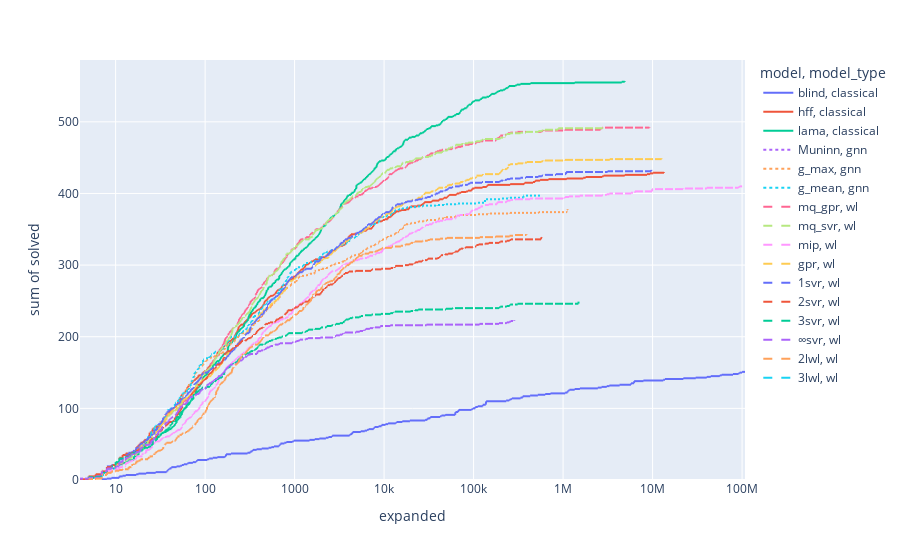

Here is the notebook cell this chart was saved with:
### Markdown cell above
### Cumulative expanded

### Code cell
exp_df = WHOLE_DF.copy()
exp_df["expanded"] = exp_df["expanded"] * exp_df["solved"]
fig = px.ecdf(
    exp_df,
    x="expanded",
    y="solved",
    color="model",
    line_dash="model_type",
    ecdfnorm=None,
    log_x=True,
)
fig.show()
fig.write_html("px/cumulative_expanded.html")

### Figure 1 — Plotly figure (JSON) as saved in the notebook; plotly's stock layout.template omitted (floating-point values rounded to 4 significant figures; data arrays with more than 128 entries replaced by an {"elided": "..."} marker saying what was removed)
{"data": [{"hovertemplate": "model=blind<br>model_type=classical<br>expanded=%{x}<br>sum of solved=%{y}<extra></extra>", "legendgroup": "blind, classical", "line": {"dash": "solid", "shape": "hv"}, "marker": {"color": "#636efa", "symbol": "circle"}, "mode": "lines", "name": "blind, classical", "showlegend": true, "type": "scattergl", "x": {"elided": "900 int values"}, "xaxis": "x", "y": {"elided": "900 int values"}, "yaxis": "y"}, {"hovertemplate": "model=hff<br>model_type=classical<br>expanded=%{x}<br>sum of solved=%{y}<extra></extra>", "legendgroup": "hff, classical", "line": {"dash": "solid", "shape": "hv"}, "marker": {"color": "#EF553B", "symbol": "circle"}, "mode": "lines", "name": "hff, classical", "showlegend": true, "type": "scattergl", "x": {"elided": "900 int values"}, "xaxis": "x", "y": {"elided": "900 int values"}, "yaxis": "y"}, {"hovertemplate": "model=lama<br>model_type=classical<br>expanded=%{x}<br>sum of solved=%{y}<extra></extra>", "legendgroup": "lama, classical", "line": {"dash": "solid", "shape": "hv"}, "marker": {"color": "#00cc96", "symbol": "circle"}, "mode": "lines", "name": "lama, classical", "showlegend": true, "type": "scattergl", "x": {"elided": "900 int values"}, "xaxis": "x", "y": {"elided": "900 int values"}, "yaxis": "y"}, {"hovertemplate": "model=Muninn<br>model_type=gnn<br>expanded=%{x}<br>sum of solved=%{y}<extra></extra>", "legendgroup": "Muninn, gnn", "line": {"dash": "dot", "shape": "hv"}, "marker": {"color": "#ab63fa", "symbol": "circle"}, "mode": "lines", "name": "Muninn, gnn", "showlegend": true, "type": "scattergl", "x": {"elided": "900 int values"}, "xaxis": "x", "y": {"elided": "900 int values"}, "yaxis": "y"}, {"hovertemplate": "model=g_max<br>model_type=gnn<br>expanded=%{x}<br>sum of solved=%{y}<extra></extra>", "legendgroup": "g_max, gnn", "line": {"dash": "dot", "shape": "hv"}, "marker": {"color": "#FFA15A", "symbol": "circle"}, "mode": "lines", "name": "g_max, gnn", "showlegend": true, "type": "scattergl", "x": {"elided": "900 int values"}, "xaxis": "x", "y": {"elided": "900 int values"}, "yaxis": "y"}, {"hovertemplate": "model=g_mean<br>model_type=gnn<br>expanded=%{x}<br>sum of solved=%{y}<extra></extra>", "legendgroup": "g_mean, gnn", "line": {"dash": "dot", "shape": "hv"}, "marker": {"color": "#19d3f3", "symbol": "circle"}, "mode": "lines", "name": "g_mean, gnn", "showlegend": true, "type": "scattergl", "x": {"elided": "900 int values"}, "xaxis": "x", "y": {"elided": "900 int values"}, "yaxis": "y"}, {"hovertemplate": "model=mq_gpr<br>model_type=wl<br>expanded=%{x}<br>sum of solved=%{y}<extra></extra>", "legendgroup": "mq_gpr, wl", "line": {"dash": "dash", "shape": "hv"}, "marker": {"color": "#FF6692", "symbol": "circle"}, "mode": "lines", "name": "mq_gpr, wl", "showlegend": true, "type": "scattergl", "x": {"elided": "900 int values"}, "xaxis": "x", "y": {"elided": "900 int values"}, "yaxis": "y"}, {"hovertemplate": "model=mq_svr<br>model_type=wl<br>expanded=%{x}<br>sum of solved=%{y}<extra></extra>", "legendgroup": "mq_svr, wl", "line": {"dash": "dash", "shape": "hv"}, "marker": {"color": "#B6E880", "symbol": "circle"}, "mode": "lines", "name": "mq_svr, wl", "showlegend": true, "type": "scattergl", "x": {"elided": "900 int values"}, "xaxis": "x", "y": {"elided": "900 int values"}, "yaxis": "y"}, {"hovertemplate": "model=mip<br>model_type=wl<br>expanded=%{x}<br>sum of solved=%{y}<extra></extra>", "legendgroup": "mip, wl", "line": {"dash": "dash", "shape": "hv"}, "marker": {"color": "#FF97FF", "symbol": "circle"}, "mode": "lines", "name": "mip, wl", "showlegend": true, "type": "scattergl", "x": {"elided": "900 int values"}, "xaxis": "x", "y": {"elided": "900 int values"}, "yaxis": "y"}, {"hovertemplate": "model=gpr<br>model_type=wl<br>expanded=%{x}<br>sum of solved=%{y}<extra></extra>", "legendgroup": "gpr, wl", "line": {"dash": "dash", "shape": "hv"}, "marker": {"color": "#FECB52", "symbol": "circle"}, "mode": "lines", "name": "gpr, wl", "showlegend": true, "type": "scattergl", "x": {"elided": "900 int values"}, "xaxis": "x", "y": {"elided": "900 int values"}, "yaxis": "y"}, {"hovertemplate": "model=1svr<br>model_type=wl<br>expanded=%{x}<br>sum of solved=%{y}<extra></extra>", "legendgroup": "1svr, wl", "line": {"dash": "dash", "shape": "hv"}, "marker": {"color": "#636efa", "symbol": "circle"}, "mode": "lines", "name": "1svr, wl", "showlegend": true, "type": "scattergl", "x": {"elided": "900 int values"}, "xaxis": "x", "y": {"elided": "900 int values"}, "yaxis": "y"}, {"hovertemplate": "model=2svr<br>model_type=wl<br>expanded=%{x}<br>sum of solved=%{y}<extra></extra>", "legendgroup": "2svr, wl", "line": {"dash": "dash", "shape": "hv"}, "marker": {"color": "#EF553B", "symbol": "circle"}, "mode": "lines", "name": "2svr, wl", "showlegend": true, "type": "scattergl", "x": {"elided": "900 int values"}, "xaxis": "x", "y": {"elided": "900 int values"}, "yaxis": "y"}, {"hovertemplate": "model=3svr<br>model_type=wl<br>expanded=%{x}<br>sum of solved=%{y}<extra></extra>", "legendgroup": "3svr, wl", "line": {"dash": "dash", "shape": "hv"}, "marker": {"color": "#00cc96", "symbol": "circle"}, "mode": "lines", "name": "3svr, wl", "showlegend": true, "type": "scattergl", "x": {"elided": "900 int values"}, "xaxis": "x", "y": {"elided": "900 int values"}, "yaxis": "y"}, {"hovertemplate": "model=∞svr<br>model_type=wl<br>expanded=%{x}<br>sum of solved=%{y}<extra></extra>", "legendgroup": "∞svr, wl", "line": {"dash": "dash", "shape": "hv"}, "marker": {"color": "#ab63fa", "symbol": "circle"}, "mode": "lines", "name": "∞svr, wl", "showlegend": true, "type": "scattergl", "x": {"elided": "900 int values"}, "xaxis": "x", "y": {"elided": "900 int values"}, "yaxis": "y"}, {"hovertemplate": "model=2lwl<br>model_type=wl<br>expanded=%{x}<br>sum of solved=%{y}<extra></extra>", "legendgroup": "2lwl, wl", "line": {"dash": "dash", "shape": "hv"}, "marker": {"color": "#FFA15A", "symbol": "circle"}, "mode": "lines", "name": "2lwl, wl", "showlegend": true, "type": "scattergl", "x": {"elided": "900 int values"}, "xaxis": "x", "y": {"elided": "900 int values"}, "yaxis": "y"}, {"hovertemplate": "model=3lwl<br>model_type=wl<br>expanded=%{x}<br>sum of solved=%{y}<extra></extra>", "legendgroup": "3lwl, wl", "line": {"dash": "dash", "shape": "hv"}, "marker": {"color": "#19d3f3", "symbol": "circle"}, "mode": "lines", "name": "3lwl, wl", "showlegend": true, "type": "scattergl", "x": {"elided": "900 int values"}, "xaxis": "x", "y": {"elided": "900 int values"}, "yaxis": "y"}], "layout": {"legend": {"title": {"text": "model, model_type"}, "tracegroupgap": 0}, "margin": {"t": 60}, "xaxis": {"anchor": "y", "domain": [0, 1], "title": {"text": "expanded"}, "type": "log"}, "yaxis": {"anchor": "x", "domain": [0, 1], "rangemode": "tozero", "title": {"text": "sum of solved"}}}}
